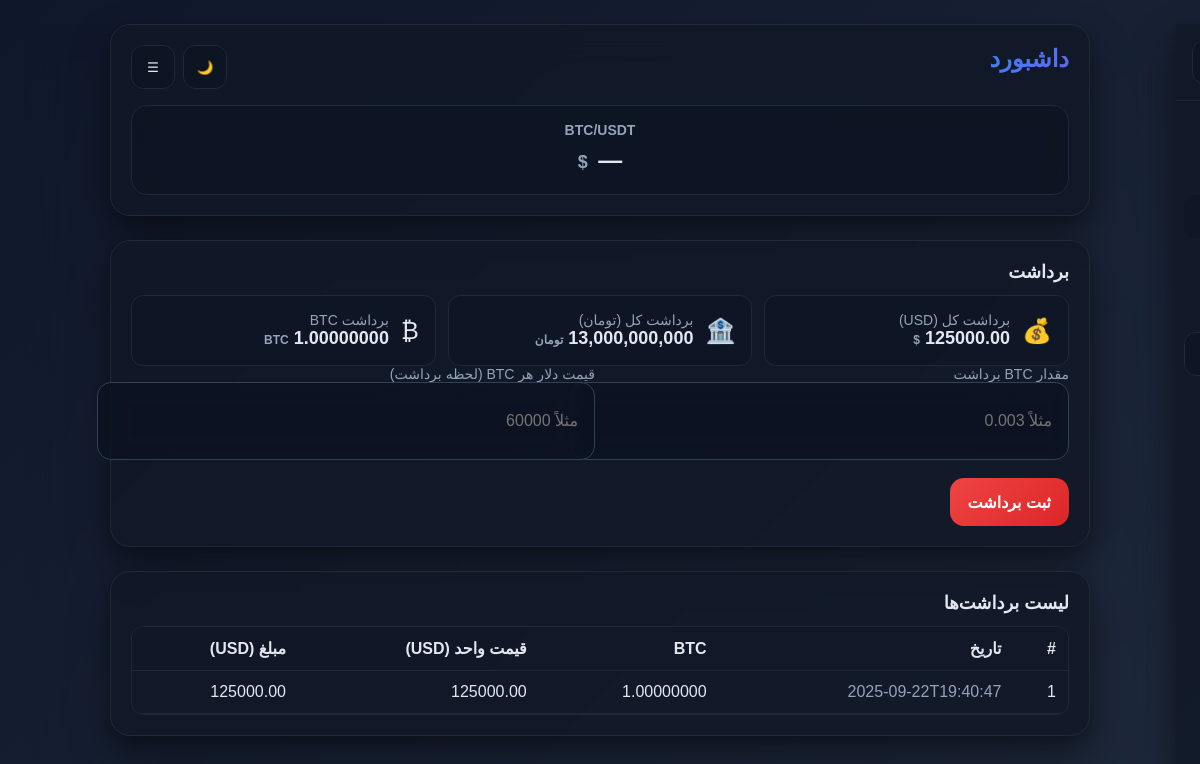
The page /withdrawals (signed in) on the database its author committed.
### tables this page shows
CREATE TABLE withdrawals (
			id INTEGER PRIMARY KEY AUTOINCREMENT,
			created_at TEXT NOT NULL,
			amount_btc REAL NOT NULL,
			price_usd_per_btc REAL NOT NULL
		);

### routes/panel.py (the view)
@panel_bp.get("/withdrawals")
def withdrawals_page():
	conn = get_db_connection()
	cur = conn.cursor()
	cur.execute("SELECT id, created_at, amount_btc, price_usd_per_btc FROM withdrawals ORDER BY id DESC")
	rows = cur.fetchall()
	cur.execute("SELECT COALESCE(SUM(amount_btc * price_usd_per_btc), 0) FROM withdrawals")
	total_withdraw_usd = cur.fetchone()[0] or 0
	cur.execute("SELECT COALESCE(SUM(amount_btc), 0) FROM withdrawals")
	total_withdraw_btc = float(cur.fetchone()[0] or 0)
	cur.execute("SELECT value FROM settings WHERE key='usd_to_toman'")
	usd_to_toman = float(cur.fetchone()[0])
	conn.close()
	withdrawals = [
		{
			"id": int(r["id"]),
			"created_at": r["created_at"],
			"amount_btc": float(r["amount_btc"]),
			"price_usd_per_btc": float(r["price_usd_per_btc"]),
		}
		for r in rows
	]
	return render_template("withdrawals.html", withdrawals=withdrawals, total_withdraw_usd=total_withdraw_usd, total_withdraw_btc=total_withdraw_btc, total_withdraw_toman=total_withdraw_usd * usd_to_toman, usd_to_toman=usd_to_toman)

### app.py (called while the page is built)
@app.context_processor
def inject_csrf_token():
    return dict(csrf_token=generate_csrf)

### db.py (called while the page is built)
def get_db_connection() -> sqlite3.Connection:
    try:
        os.makedirs(os.path.dirname(DB_PATH), exist_ok=True)
    except Exception:
        pass
    conn = sqlite3.connect(DB_PATH)
    conn.row_factory = sqlite3.Row
    return conn

### routes/auth.py (called while the page is built)
def _is_logged_in() -> bool:
    try:
        return bool(session.get("logged_in") is True)
    except Exception:
        return False

@auth_bp.before_app_request
def enforce_login():  # type: ignore[override]
    if request.endpoint in ("auth_bp.login", "auth_bp.login_post", "auth_bp.logout", "panel_bp.healthz"):
        return None
    if request.endpoint and request.endpoint.startswith("static"):
        return None
    if request.endpoint and (request.endpoint.startswith("api_bp.") or request.endpoint.startswith("webhook_bp.")):
        return None
    if not _is_logged_in():
        next_url = request.full_path if request.query_string else request.path
        session["next_url"] = next_url
        return redirect(url_for("auth_bp.login"))
    return None

### templates/withdrawals.html (shortened to what this page needs)
{% extends "base.html" %}
{% block content %}
<div class="card" id="withdraw">
  <h2>برداشت</h2>
  <div class="kpi-grid">
    <div class="kpi">
      <div class="icon">💰</div>
      <div>
        <div class="label">برداشت کل (USD)</div>
        <div class="value">{{ '%.2f' % total_withdraw_usd }} <span class="sub">$</span></div>
      </div>
    </div>
    <div class="kpi">
      <div class="icon">🏦</div>
      <div>
        <div class="label">برداشت کل (تومان)</div>
        <div class="value">{{ '{:,.0f}'.format(total_withdraw_toman) }} <span class="sub">تومان</span></div>
      </div>
    </div>
    <div class="kpi">
      <div class="icon">₿</div>
      <div>
        <div class="label">برداشت BTC</div>
        <div class="value">{{ '%.8f' % total_withdraw_btc }} <span class="sub">BTC</span></div>
      </div>
    </div>
  </div>
  <form method="post" action="{{ url_for('panel_bp.panel_withdraw') }}">
    <div class="form-grid">
      <label>
        مقدار BTC برداشت
        <input type="number" step="0.00000001" min="0" name="amount_btc" required inputmode="decimal" placeholder="مثلاً 0.003">
      </label>
      <label>
        قیمت دلار هر BTC (لحظه برداشت)
        <input type="number" step="0.01" min="0" name="price_usd_per_btc" required inputmode="decimal" placeholder="مثلاً 60000">
      </label>
    </div>
    <div class="section-actions" style="margin-top:12px; display:flex; gap:10px;">
      <button type="submit" class="btn btn-danger">ثبت برداشت</button>
    </div>
  </form>
</div>
<div class="card" id="withdrawals-list">
  <h2>لیست برداشت‌ها</h2>
  <div id="wd_desktop">
    <div class="table-scroll">
      <table class="responsive">
        <thead>
          <tr>
            <th>#</th>
            <th>تاریخ</th>
            <th>BTC</th>
            <th>قیمت واحد (USD)</th>
            <th>مبلغ (USD)</th>
          </tr>
        </thead>
        <tbody>
          {% if withdrawals %}
            {% for w in withdrawals %}
              <tr>
                <td data-label="#">{{ w["id"] }}</td>
                <td class="muted" data-label="تاریخ">{{ w["created_at"] }}</td>
                <td data-label="BTC">{{ '%.8f' % w["amount_btc"] }}</td>
                <td data-label="قیمت واحد (USD)">{{ '%.2f' % w["price_usd_per_btc"] }}</td>
                <td data-label="مبلغ (USD)">{{ '%.2f' % (w["amount_btc"] * w["price_usd_per_btc"]) }}</td>
              </tr>
            {% endfor %}
          {% else %}
            <tr><td colspan="5" class="muted">برداشتی ثبت نشده است.</td></tr>
          {% endif %}
        </tbody>
      </table>
    </div>
  </div>
</div>
{% endblock %}

### templates/base.html (shortened to what this page needs)
<!DOCTYPE html>
<html lang="fa" dir="rtl">
<head>
  <link href="https://cdn.jsdelivr.net/gh/rastikerdar/vazirmatn/Vazirmatn-font-face.css" rel="stylesheet">
</head>
<body>
  <div class="container">
    {% if not hide_chrome %}
    <div class="card" id="top">
      <div class="header-bar">
        <h1><a href="{{ url_for('panel_bp.panel_index') }}" style="text-decoration: none; color: inherit;"{% if request.path == url_for('panel_bp.panel_index') %} aria-current="page"{% endif %}>داشبورد</a></h1>
        <div class="actions">
          <button type="button" class="menu-btn" id="themeBtn" title="تغییر تم"><span id="themeIcon">🌙</span></button>
          <button type="button" class="menu-btn" id="menuBtn" aria-haspopup="true" aria-expanded="false" title="منو">☰</button>
        </div>
      </div>
      <div class="price-section">
        <div class="price-card">
          <span class="price-label">BTC/USDT</span>
          <div class="price-value">
            <strong id="btc_usd" class="skeleton">...</strong>
            <span class="price-currency">$</span>
          </div>
        </div>
      </div>
    </div>
    {% endif %}
    {% block content %}{% endblock %}
  </div>
  {% if not hide_chrome %}
    {% from "_drawer.html" import drawer %}
    {{ drawer() }}
  {% endif %}
</body>
</html>

### templates/_drawer.html (shortened to what this page needs)
{% macro drawer() %}
  <aside class="drawer" id="drawer" aria-hidden="true" aria-label="منو جانبی">
    <div class="drawer-header">
      <button type="button" class="menu-btn drawer-close" id="drawerCloseBtn" aria-label="بستن">✕</button>
    </div>
    <nav class="drawer-nav" role="navigation">
      <a href="{{ url_for('panel_bp.panel_index') }}"{% if request.path == url_for('panel_bp.panel_index') %} aria-current="page"{% endif %}>🏠 داشبورد</a>
      <a href="{{ url_for('panel_bp.deposits_page') }}"{% if request.path == url_for('panel_bp.deposits_page') %} aria-current="page"{% endif %}>💰 واریزی</a>
      <a href="{{ url_for('panel_bp.withdrawals_page') }}"{% if request.path == url_for('panel_bp.withdrawals_page') %} aria-current="page"{% endif %}>💸 برداشت</a>
      <a href="{{ url_for('panel_bp.balance_page') }}"{% if request.path == url_for('panel_bp.balance_page') %} aria-current="page"{% endif %}>💎 دارایی</a>
      <a href="{{ url_for('panel_bp.settings_page') }}"{% if request.path == url_for('panel_bp.settings_page') %} aria-current="page"{% endif %}>⚙️ تنظیمات</a>
      <form method="post" action="{{ url_for('auth_bp.logout') }}">
        <button class="menu-btn" type="submit" style="width:100%; margin-top:8px;">خروج</button>
      </form>
    </nav>
  </aside>
{% endmacro %}

### templates/base.html (style rules this page uses)
:root { --bg: linear-gradient(135deg, #0f172a 0%, #1e293b 100%); --card: rgba(17, 24, 39, 0.8); --card-border: #1f2937; --text: #e2e8f0; --muted: #94a3b8; --primary: linear-gradient(135deg, #3b82f6 0%, #6366f1 100%); --primary-600: #2563eb; --success: linear-gradient(135deg, #10b981 0%, #059669 100%); --error: linear-gradient(135deg, #ef4444 0%, #dc2626 100%); --input-bg: rgba(11, 18, 32, 0.6); --input-border: #334155; --pill-bg: rgba(11, 18, 32, 0.4); --shadow: 0 20px 40px rgba(0,0,0,.4), 0 4px 12px rgba(0,0,0,.2); --glow: 0 0 20px rgba(59, 130, 246, 0.3); }
body { font-family: Vazirmatn, Tahoma, sans-serif; margin: 0; background: var(--bg); color: var(--text); backdrop-filter: blur(20px); min-height: 100vh; }
a,button,input { font-family: inherit; }
.container { max-width: 980px; margin: 0 auto; padding: 12px; }
.card { background: var(--card); border:1px solid var(--card-border); border-radius:20px; padding:20px; margin-bottom:20px; box-shadow: var(--shadow); backdrop-filter: blur(20px); transition: all 0.3s ease; }
h1 { margin: 0 0 12px; font-size: 22px; background: var(--primary); -webkit-background-clip: text; -webkit-text-fill-color: transparent; background-clip: text; }
h2 { margin: 0 0 10px; font-size: 18px; font-weight: 600; }
label { display:block; font-size:14px; color: var(--muted); margin-bottom:6px; font-weight: 500; }
input[type="number"], input[type="text"] { width: 100%; padding:14px 16px; border-radius:14px; border:1px solid var(--input-border); background: var(--input-bg); color: var(--text); font-size:16px; min-height:48px; outline: none; transition: all 0.3s ease; backdrop-filter: blur(10px); }
.btn { display:inline-flex; align-items:center; justify-content:center; gap:8px; padding:14px 18px; border-radius:14px; border:none; background: #1e293b; color:#fff; cursor:pointer; font-size:16px; min-height:48px; font-weight: 600; transition: all 0.3s ease; position: relative; overflow: hidden; }
.btn-danger { background: var(--error); }
.muted { color: var(--muted); }
.form-grid { display:grid; gap:10px; grid-template-columns:1fr; }
@media (min-width: 640px) { .form-grid { grid-template-columns:1fr 1fr; } }
.table-scroll { overflow-x:auto; -webkit-overflow-scrolling:touch; border:1px solid var(--card-border); border-radius:12px; }
table { width: 100%; border-collapse: collapse; min-width: 560px; }
th, td { padding: 12px; border-bottom: 1px solid var(--card-border); text-align: right; }
thead th { color: color-mix(in oklab, var(--primary) 75%, var(--text)); position: sticky; top: 0; background: var(--card); }
@media (min-width: 640px) { body { margin: 24px; } }
@media (min-width: 640px) { .container { padding: 0; } }
@media (min-width: 640px) { .card { padding:20px; margin-bottom:24px; } }
@media (min-width: 640px) { h1 { font-size: 24px; margin-bottom: 16px; } }
@media (min-width: 640px) { h2 { font-size: 18px; margin-bottom: 12px; } }
.header-bar { display:flex; justify-content: space-between; align-items:center; gap:12px; flex-wrap:wrap; }
.actions { display:flex; align-items:center; gap:8px; position: relative; }
.price-section { margin-top: 16px; }
.price-card { background: var(--pill-bg); border:1px solid var(--card-border); border-radius:16px; padding:16px; backdrop-filter: blur(10px); text-align: center; transition: all 0.3s ease; }
.price-label { font-size: 14px; color: var(--muted); font-weight: 600; display: block; margin-bottom: 8px; }
.price-value { font-size: 24px; font-weight: 700; color: var(--text); margin-bottom: 4px; }
.price-currency { font-size: 18px; color: var(--muted); margin-right: 4px; }
.menu-btn { width:44px; height:44px; border-radius:12px; border:1px solid var(--card-border); background: var(--pill-bg); color: var(--text); display:flex; align-items:center; justify-content:center; cursor:pointer; transition: all 0.3s ease; backdrop-filter: blur(10px); }
html { scroll-behavior: smooth; }
.section-actions { display:flex; gap:10px; }
.kpi-grid { display: grid; gap: 12px; grid-template-columns: repeat(auto-fit, minmax(200px, 1fr)); }
.kpi { display: flex; align-items: center; gap: 12px; padding: 16px; background: var(--pill-bg); border: 1px solid var(--card-border); border-radius: 12px; transition: all 0.3s ease; }
.kpi .icon { font-size: 24px; }
.kpi .value { font-size: 18px; font-weight: 700; color: var(--text); }
.kpi .label { font-size: 14px; color: var(--muted); font-weight: 500; }
.kpi .sub { font-size: 12px; color: var(--muted); }

### rows shown on the page
withdrawals: id "1", created_at "2025-09-22T19:40:47", amount_btc "1.00000000", price_usd_per_btc "125000.00", w['amount_btc']*w['price_usd_per_btc'] "125000.00"

### other values the page prints
{{ '%.2f' % total_withdraw_usd }} "125000.00"
{{ '{:,.0f}'.format(total_withdraw_toman) }} "13,000,000,000"
